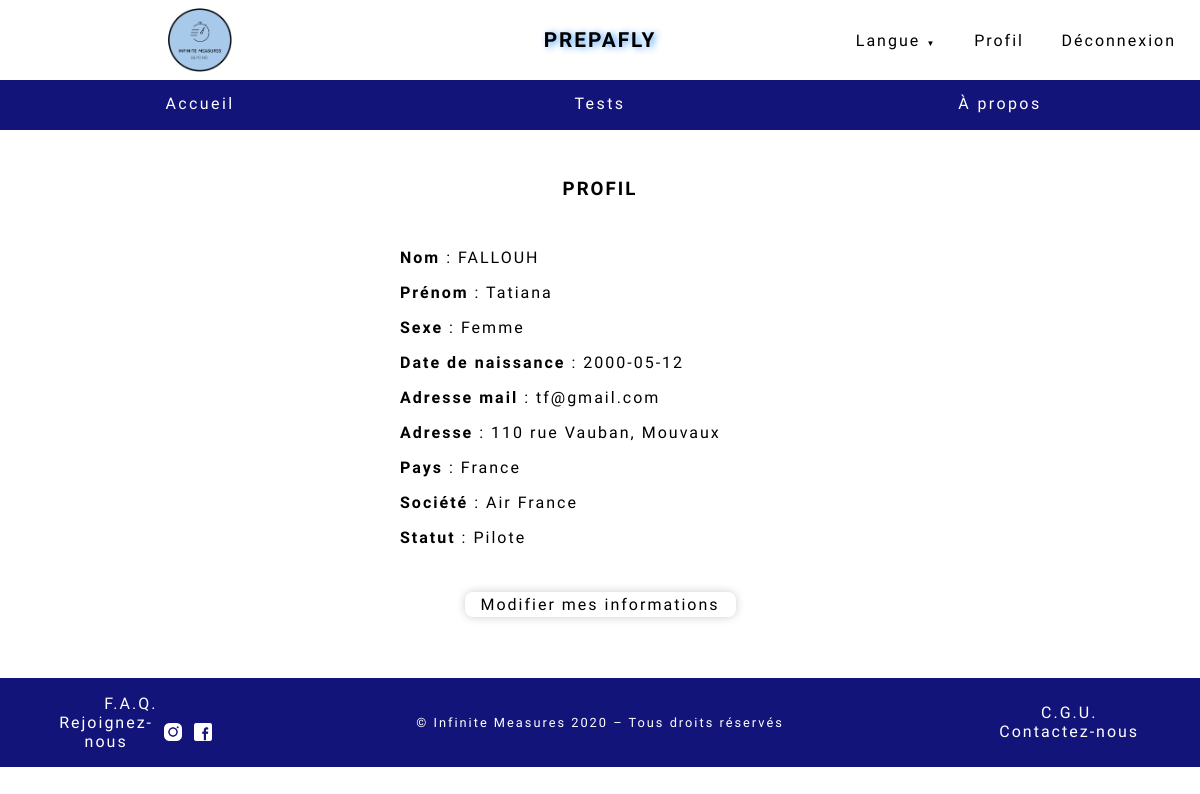
The app's page /Profil.php (signed in) with its own data.
### tables this page shows
CREATE TABLE IF NOT EXISTS `utilisateur` (
  `nSS` varchar(20) NOT NULL,
  `nom` varchar(45) NOT NULL,
  `prenom` varchar(45) NOT NULL,
  `date_naissance` date DEFAULT NULL,
  `sexe` varchar(20) DEFAULT NULL,
  `mail` varchar(100) NOT NULL,
  `adresse` varchar(200) DEFAULT NULL,
  `ville` varchar(50) DEFAULT NULL,
  `pays` varchar(25) NOT NULL,
  `mdp` varchar(255) NOT NULL,
  `type_utilisateur_id_type` varchar(2) NOT NULL,
  `société_id_societe` int(11) NOT NULL,
  PRIMARY KEY (`nSS`,`type_utilisateur_id_type`,`société_id_societe`),
  KEY `fk_Utilisateur_Type Utilisateur1_idx` (`type_utilisateur_id_type`),
  KEY `fk_utilisateur_société1_idx` (`société_id_societe`)
);

CREATE TABLE IF NOT EXISTS `societe` (
  `id_societe` int(11) NOT NULL AUTO_INCREMENT,
  `nom_societe` varchar(45) DEFAULT NULL,
  PRIMARY KEY (`id_societe`)
);

### profil.php (called while the page is built, shortened)
<?php
require 'modele/connexion_bdd.php';
require 'modele/req_infos_user.php';
$mail=$_SESSION['mail'];
$infos= InfosUser($bdd, $mail);
$societe=NomCompagnie($bdd, $mail)['nom_societe'];
$type = $infos['type_utilisateur_id_type'];
switch ($type) {
    case 'p':
        $statut = "Pilote";
        break;
}
$nom=$infos['nom'];
$prenom=$infos['prenom'];
$date_naissance=$infos['date_naissance'];
$sexe = $infos['sexe'];
$pays = $infos['pays'];
if ( (empty($infos['adresse']) AND (empty($infos['ville']))) ) {
    $adresse = "Non indiquée";
}
else {
    $adresse = $infos['adresse'] .', '. $infos['ville'];
}
require 'profil_infos.php';
?>

### modele/req_infos_user.php (called while the page is built, shortened)
<?php
function InfosUser ($bdd, $mail)
{
	$req = $bdd->prepare("SELECT * FROM utilisateur WHERE mail = ? ");
	$req->execute(array($mail));
	$InfosUser = $req->fetch();
	return $InfosUser;
}
function NomCompagnie ($bdd, $mail)
{
    $req = $bdd->prepare("SELECT societe.nom_societe FROM societe, utilisateur WHERE utilisateur.société_id_societe
= societe.id_societe AND utilisateur.mail = ? ");
    $req->execute(array($mail));
    $NomCompagnie = $req->fetch();
    return $NomCompagnie;
}

### profil_infos.php (the view, shortened to what this page needs)
<!DOCTYPE html>
<html>
<head>
    <link rel="stylesheet" href="style/Profil.css" />
    <link rel="stylesheet" href="style/bandeau_prepafly.css"/>
    <link rel="stylesheet" href="style/nav_simple.css" />
    <link rel="stylesheet" href="style/footer.css" />
</head>
<body>
    <?php
    include("vues/bandeau_profil.php");
    include("vues/nav_simple.php");
    ?>
    <h3>PROFIL</h3>
    <div id="infos_profil">
        <?php
        echo "<p><span>Nom</span> : $nom</p>";
        echo "<p><span>Prénom</span> : $prenom</p>";
        echo "<p><span>Sexe</span> : $sexe</p>";
        echo "<p><span>Date de naissance</span> : $date_naissance</p>";
        echo "<p><span>Adresse mail</span> : $mail</p>";
        echo "<p><span>Adresse</span> : $adresse</p>";
        echo "<p><span>Pays</span> : $pays</p>";
        echo "<p><span>Société</span> : $societe</p>";
        echo "<p><span>Statut</span> : $statut</p>";
        ?>
    </div>
    <div id="end">
        <a href="Modification_Profil.php" id="valider" type="submit">Modifier mes informations</a><br>
    </div>
    <?php include("vues/footer.php"); ?>
</body>
</html>

### style/Profil.css (style rules this page uses)
h3, h4 { text-align: center; }
h3 { margin: 3rem 0; }
#infos_profil { margin-left: 25rem; margin-bottom: 3rem; }
#infos_profil span { font-weight: bold; }
#end { text-align: center; margin-bottom: 4rem; }
#end a { text-decoration: none; color: black; border: none; border-radius: 8px; padding: 0.2rem 1rem; box-shadow: 0 0 10px rgb(0,0,0,0.20); }

### style/bandeau_prepafly.css (style rules this page uses)
* { font-family: 'Cantarell', sans-serif; letter-spacing: 2px; }

### style/footer.css (style rules this page uses)
* { font-family: 'Cantarell', sans-serif; letter-spacing: 2px; }
body { margin: 0; }

### style/bandeau_profil.css (style rules this page uses)
* { font-family: 'Cantarell', sans-serif; letter-spacing: 2px; }

### records on screen
utilisateur: nom "FALLOUH", prenom "Tatiana", sexe "Femme", date_naissance "2000-05-12", adresse "110 rue Vauban, Mouvaux", pays "France", type_utilisateur_id_type "Pilote"
societe: nom_societe "Air France"

### other values on screen
$mail "tf@gmail.com"
